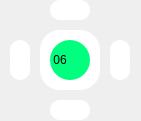
     <widget class="QWidget" name="widget_23" native="true">
      <property name="geometry">
       <rect>
        <x>330</x>
        <y>310</y>
        <width>141</width>
        <height>121</height>
       </rect>
      </property>
      <property name="styleSheet">
       <string notr="true">QPushButton{
	background-color: rgb(255, 255, 255);
	border-radius:20px;
}

QPushButton:focus{
	background-color: rgb(0, 170, 255);
}</string>
      </property>
      <widget class="QLabel" name="chair62">
       <property name="geometry">
        <rect>
         <x>10</x>
         <y>40</y>
         <width>20</width>
         <height>40</height>
        </rect>
       </property>
       <property name="styleSheet">
        <string notr="true">border-radius:10px;
background-color: rgb(255, 255, 255);</string>
       </property>
       <property name="text">
        <string/>
       </property>
      </widget>
      <widget class="QLabel" name="chair61">
       <property name="geometry">
        <rect>
         <x>50</x>
         <y>0</y>
         <width>40</width>
         <height>20</height>
        </rect>
       </property>
       <property name="styleSheet">
        <string notr="true">border-radius:10px;
background-color: rgb(255, 255, 255);</string>
       </property>
       <property name="text">
        <string/>
       </property>
      </widget>
      <widget class="QPushButton" name="table6_bt">
       <property name="geometry">
        <rect>
         <x>40</x>
         <y>30</y>
         <width>60</width>
         <height>60</height>
        </rect>
       </property>
       <property name="text">
        <string/>
       </property>
      </widget>
      <widget class="QLabel" name="chair64">
       <property name="geometry">
        <rect>
         <x>110</x>
         <y>40</y>
         <width>20</width>
         <height>40</height>
        </rect>
       </property>
       <property name="styleSheet">
        <string notr="true">border-radius:10px;
background-color: rgb(255, 255, 255);</string>
       </property>
       <property name="text">
        <string/>
       </property>
      </widget>
      <widget class="QLabel" name="chair63">
       <property name="geometry">
        <rect>
         <x>50</x>
         <y>100</y>
         <width>40</width>
         <height>20</height>
        </rect>
       </property>
       <property name="styleSheet">
        <string notr="true">border-radius:10px;
background-color: rgb(255, 255, 255);</string>
       </property>
       <property name="text">
        <string/>
       </property>
      </widget>
      <widget class="QLabel" name="label_48">
       <property name="geometry">
        <rect>
         <x>50</x>
         <y>40</y>
         <width>40</width>
         <height>40</height>
        </rect>
       </property>
       <property name="styleSheet">
        <string notr="true">border-radius:20px;
background-color: rgb(0, 255, 127);
border-color:1px rgb(230, 230, 230);
font:20px &quot;楷体&quot;;
</string>
       </property>
       <property name="text">
        <string> 06</string>
       </property>
      </widget>
     </widget>
